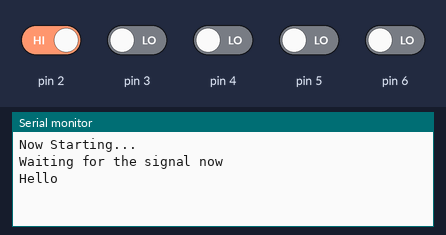
Bench run of a sketch on a simulated Arduino Uno, built with avr-gcc and run on an emulated ATmega328P. Shown: the last lines printed to the serial monitor. The test bench sets the inputs (shaded band); at power-on: pin 2 HIGH, pin 3–6 LOW.

Above: at 9.7 s.
9.8 s: pin 3 driven HIGH
At 12.4 s:
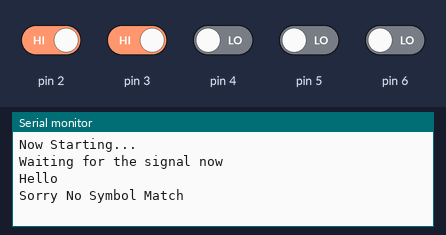
17.0 s: pin 2 driven LOW
At 20.9 s:
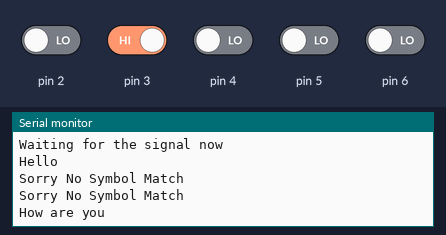
24.2 s: pin 4 driven HIGH and pin 5 driven HIGH
At 26.7 s:
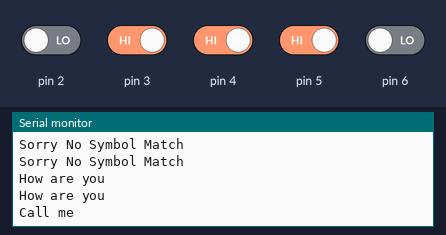
30.5 s: pin 6 driven HIGH
At 32.5 s:
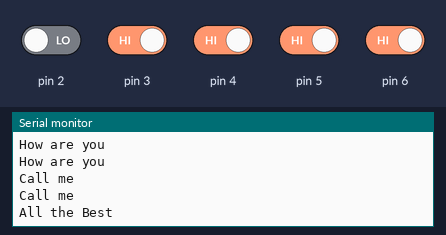
36.5 s: pin 3 driven LOW
At 39.5 s:
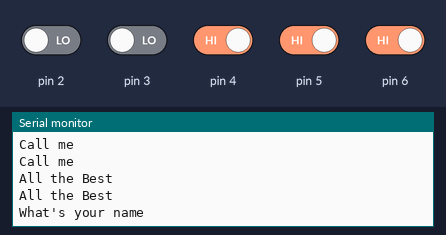
42.5 s: pin 6 driven LOW
At 45.2 s:
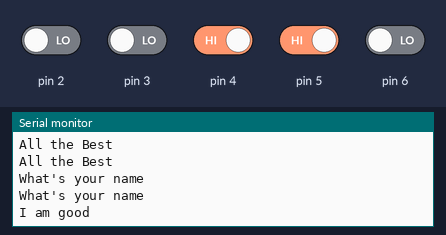

Measured:
- after the input at 9.8 s, the serial monitor: prints a new line after 2.2 s (image 1)
- after the input at 17.0 s, the serial monitor: prints a new line after 3.0 s (image 2)
- after the input at 24.2 s, the serial monitor: prints a new line after 1.8 s (image 3)
- after the input at 30.5 s, the serial monitor: prints a new line after 1.5 s (image 4)
- after the input at 36.5 s, the serial monitor: prints a new line after 1.5 s (image 5)
- after the input at 42.5 s, the serial monitor: prints a new line after 1.5 s (image 6)

The sketch:

sketch_jul17a.ino
```cpp
#include<Arduino.h>
#include<String.h>
#define totsym 8

typedef struct symbol sym;
void manualCalibrate();
void autoCalibrate();
void lookupsym(String& input);

struct symbol{
  String vr;  //voltage reading
  String text;

  symbol():text(""),vr(""){}
};

sym symbol [totsym];
String input=String("00000");

void setup() {
Serial.begin(9600);
toAndroid(String("Now Starting..."));

//manualCalibrate(symbol);
autoCalibrate();
//toAndroid(String("End of Calibration"));
toAndroid(String("Waiting for the signal now "));
delay(3500);
}

void loop() {
     bool flag=0;

    lbl:

    for(int i=2;i<=6;i++){
    input[i-2]= char( digitalRead(i)+'0' );
    }
    delay(500);

    if(input=="00000"){
    if (flag!=1){ //toAndroid("Now in Sleep Mode Press Anything to begin");
      }

    delay(10);
    flag=1;
    goto lbl;
    }else{
      flag=0;
    }

    lookupsym(input);
}
```

functions.ino
```cpp
void manualCalibrate(){
//manual calibration not complete

toAndroid(String("Calibration Starting..."));
delay(1500);

for(int i=1;i<=26;i++){

toAndroid(String("Now Calibrating"));
delay(1500);
toAndroid(String(char('A'+i-1)));

int ttemp=millis();


while(  ( millis()-ttemp)<2000 ){
  for(int i=2;i<=6;i++){
      if( digitalRead(i)==0){
//        octr[i]++;
        }

    }
}

  toAndroid("Calibrated");
  delay(1000);
  toAndroid(String(char('A'  +i)));
}

}


void PinAssign(){
pinMode(A0,INPUT);
for(int i=2;i<=6;i++){
      pinMode(i,INPUT);
    }
 pinMode(13,OUTPUT);
 digitalWrite(13,HIGH);
}

void toAndroid( const String& txt){
  /*  String acc="";

for(int i=0;i<txt.length();i++){

if( txt[i]==' '){
  Serial.println(acc);
  delay(500);
  acc="";
}
acc=acc+txt[i];
}
  Serial.println(acc); */
  Serial.println(txt);
  delay(2500);
}


void autoCalibrate(){
  String input[]={"Hello","10000","How are you","01000","I am good","00110","What's your name","00111","Call me","01110","Love you too","00111","All the Best","01111","Where is the toilet","11110"};
  int ctr=0;
  for(int i=0;i<15;i+=2){
  symbol[ctr].text=input[i];
  symbol[ctr].vr=input[i+1];
  ctr++;
  }

}

void lookupsym(String& input){
  for(int i=0;i<totsym;i++){
    if(symbol[i].vr==input){
      toAndroid(symbol[i].text);
      return;
      }
  }
 toAndroid(String("Sorry No Symbol Match"));
 delay(1000);
}
```
